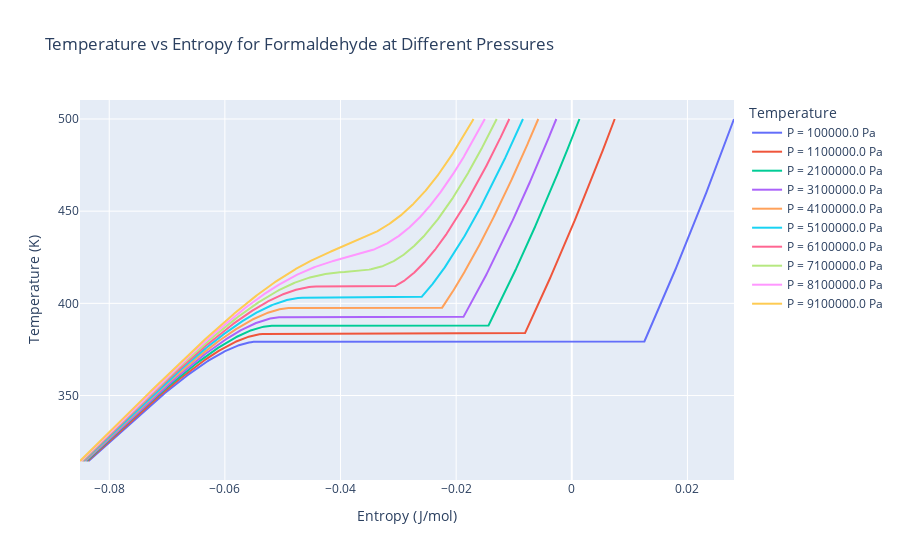

The notebook cell saved with this chart:
### Code cell
%pip install numpy
%pip install scipy
%pip install plotly

import numpy as np
from scipy.optimize import minimize_scalar
import plotly.graph_objects as go

# Constants in SI units
Trs = 298.15  # Reference temperature in K
a1 = 9.48*4.184  # J/mol
b1 = 0.00914*4.184  # J/(mol*K)
c1 = -6.4e-7*4.184  # J/(mol*K^2)

R = 8.314  # J/(mol*K)
Tc = 414.48  # K
Pc = 6.8e6  # Pa
w = 0.215  # dimensionless

# Peng-Robinson equation parameters
a = 0.45724 * (R**2 * Tc**2) / Pc  # Pa * m^6 / mol^2
b = 0.07780 * R * Tc / Pc  # m^3 / mol


# Define the pressure function
def calculate_pressure(Vm, T):
    k = 0.37464 + 1.54226*w - 0.26992*w**2 
    alpha = (1 + k * (1 - np.sqrt(T / Tc)))**2
    return (R * T / (Vm - b)) - (a * alpha / (Vm**2 + 2 * b * Vm - b**2))
# Pre-calculated on input parameters
def calc_a(T):
    kappa = 0.37464 + 1.54226*w - 0.26992*w**2     # Peng-Robinson kappa
    return 0.45724 * R**2 * Tc**2 / Pc * (1 + kappa * (1 - np.sqrt(T/Tc)))**2

def calc_b():
    return 0.07780 * R * Tc / Pc

# Compressibility factor cubic equation coefficients
def cubic_eq_coeffs(A, B):
    return [1, -(1 - B), A - 3*B**2 - 2*B, -(A*B - B**2 - B**3)]

# Solving for Z (compressibility factor)
def solve_cubic(A, B):
    coeffs = cubic_eq_coeffs(A, B)
    roots = np.roots(coeffs)
    roots_real = np.real(roots[np.isreal(roots)])   # Only real roots
    return roots_real 

# Calculating Z, V, H, S
def calculate_properties(T, P):
    A = calc_a(T) * P / (R * T)**2
    B = calc_b() * P / (R * T)
    Z = solve_cubic(A, B)

    Z1 = min(Z)
    Z3 = max(Z)

    # Molar volume V = ZRT/P
    V1 = 1000 * Z1 * R * T / P
    V3 = 1000 * Z3 * R * T / P
    return Z1 , Z3, V1, V3

# Integrals for Cp and Cp/T
def integral_Cp_by_T(T, Trs):
    term1 = a1 *np.log(T / Trs)
    term2 = (b1) * (T - Trs)
    term3 = (c1 / 2) * (T**2 - Trs**2)
    term4 = -1*R*np.log(P / 101325)
    return term1 + term2 + term3 + term4

def d_alpha(T):
    k = 0.37464 + 1.54226*w - 0.26992*w**2    # Peng-Robinson k
    return - (1 + k*(1 - np.sqrt(T/Tc))) * ( k / Tc * np.sqrt(Tc/T))

def delta_S(T, P):
       
    b = calc_b()
    B = b * P / (R * T)
    Z1, Z2 , V1, V3 = calculate_properties(T, P)
    S11 = R * np.log(Z1 - B)
    S12 = (d_alpha(T) / (2 * np.sqrt(2) * b)) * np.log((Z1 + (1 + np.sqrt(2)) * B) / (Z1 + (1 - np.sqrt(2)) * B))
    
    S21 = R * np.log(Z2 - B)
    S22 = (d_alpha(T) / (2 * np.sqrt(2) * b)) * np.log((Z2 + (1 + np.sqrt(2)) * B) / (Z2 + (1 - np.sqrt(2)) * B))

    # Combine both parts to get the entropy difference
    S1 = S11 + S12
    S2 = S21 + S22
    return S1 , S2

def calc_S(T , P , Trs):
    S1 ,S3 =  delta_S(T, P)
    dS1 = S1 + integral_Cp_by_T(T, Trs)
    dS3 = S3 + integral_Cp_by_T(T, Trs)
    return dS1 , dS3

def compute_integral(P, R, T, a, b, P_min, k=0.001):
    Z1 , Z3 ,V1, V2 = calculate_properties(T, P)
    kappa = 0.37464 + 1.54226*w - 0.26992*w**2 
    alpha = (1 + kappa * (1 - np.sqrt(T / Tc)))**2
    a = a * alpha
    
    # Define the integral function
    def integral_function(V):
        term1 = R * T * np.log(abs(V - b))
        term2 = -(a / (2 * b * np.sqrt(2))) * np.log(abs((V + b - b * np.sqrt(2)) / (V + b + b * np.sqrt(2))))
        return term1 + term2
    
    integral_value = integral_function(V2) - integral_function(V1)
    
    while P > P_min:
        residual = integral_value - (V2 - V1) * P
        if abs(residual) < k:
            return P
        P -= 1  
    
    print("Stopped as P reached P_min without convergence.")
    return P



# Define temperature range for plotting

temperature_list = np.linspace(314.48,500,1000)   # Example temperatures in Kelvin
pressure_values = np.arange(1e5, 10e6, 10e5)     # Pressure range in bar



# Initialize plot
fig = go.Figure()

# Loop over each temperature and calculate V for each P
for P in pressure_values:
    
    # Find the local maximum and minimum pressures for the given temperature
    result = minimize_scalar(lambda Vm: -calculate_pressure(Vm, T), bounds=(0.00005, 0.01), method='bounded')
    result_min = minimize_scalar(lambda Vm: calculate_pressure(Vm, T), bounds=(0.00005, 0.01), method='bounded')

    V_max = result.x
    P_max = -result.fun
    V_min = result_min.x
    P_min = -result_min.fun

    # Calculate the saturation pressure for the temperature T
    P_sat = compute_integral(P_max, R, T, a, b, P_min)

    # Generate the PV curve for the temperature T
    Vm = np.linspace(0.00005, 0.01, 1000)  # m^3/mol, narrow around the critical region

    S_values = []
    for T in temperature_list:
        S1 , S3 = calc_S(T, P, Trs)
        S1/=1000
        S3/=1000
        # Check if H is a scalar
        if S1 == S3:
            S_values.append(S1)
        elif P > P_sat:
            S_values.append(S3)
        else:
            S_values.append(S1)

    # Plot the Entropy curve for the current temperature
    fig.add_trace(go.Scatter(x=S_values, y=temperature_list, mode='lines', name=f'P = {P} Pa'))

# Add labels and legend
fig.update_layout(
    title='Temperature vs Entropy for Formaldehyde at Different Pressures',
    xaxis_title='Entropy (J/mol)',
    yaxis_title='Temperature (K)',
    legend_title='Temperature'
)

fig.show()

### Figure 1 — Plotly figure (JSON) as saved in the notebook; plotly's stock layout.template omitted (floating-point values rounded to 4 significant figures; data arrays with more than 128 entries replaced by an {"elided": "..."} marker saying what was removed)
{"data": [{"mode": "lines", "name": "P = 100000.0 Pa", "type": "scatter", "x": {"elided": "1000 float values"}, "y": {"elided": "1000 float values"}}, {"mode": "lines", "name": "P = 1100000.0 Pa", "type": "scatter", "x": {"elided": "1000 float values"}, "y": {"elided": "1000 float values"}}, {"mode": "lines", "name": "P = 2100000.0 Pa", "type": "scatter", "x": {"elided": "1000 float values"}, "y": {"elided": "1000 float values"}}, {"mode": "lines", "name": "P = 3100000.0 Pa", "type": "scatter", "x": {"elided": "1000 float values"}, "y": {"elided": "1000 float values"}}, {"mode": "lines", "name": "P = 4100000.0 Pa", "type": "scatter", "x": {"elided": "1000 float values"}, "y": {"elided": "1000 float values"}}, {"mode": "lines", "name": "P = 5100000.0 Pa", "type": "scatter", "x": {"elided": "1000 float values"}, "y": {"elided": "1000 float values"}}, {"mode": "lines", "name": "P = 6100000.0 Pa", "type": "scatter", "x": {"elided": "1000 float values"}, "y": {"elided": "1000 float values"}}, {"mode": "lines", "name": "P = 7100000.0 Pa", "type": "scatter", "x": {"elided": "1000 float values"}, "y": {"elided": "1000 float values"}}, {"mode": "lines", "name": "P = 8100000.0 Pa", "type": "scatter", "x": {"elided": "1000 float values"}, "y": {"elided": "1000 float values"}}, {"mode": "lines", "name": "P = 9100000.0 Pa", "type": "scatter", "x": {"elided": "1000 float values"}, "y": {"elided": "1000 float values"}}], "layout": {"legend": {"title": {"text": "Temperature"}}, "title": {"text": "Temperature vs Entropy for Formaldehyde at Different Pressures"}, "xaxis": {"title": {"text": "Entropy (J/mol)"}}, "yaxis": {"title": {"text": "Temperature (K)"}}}}
